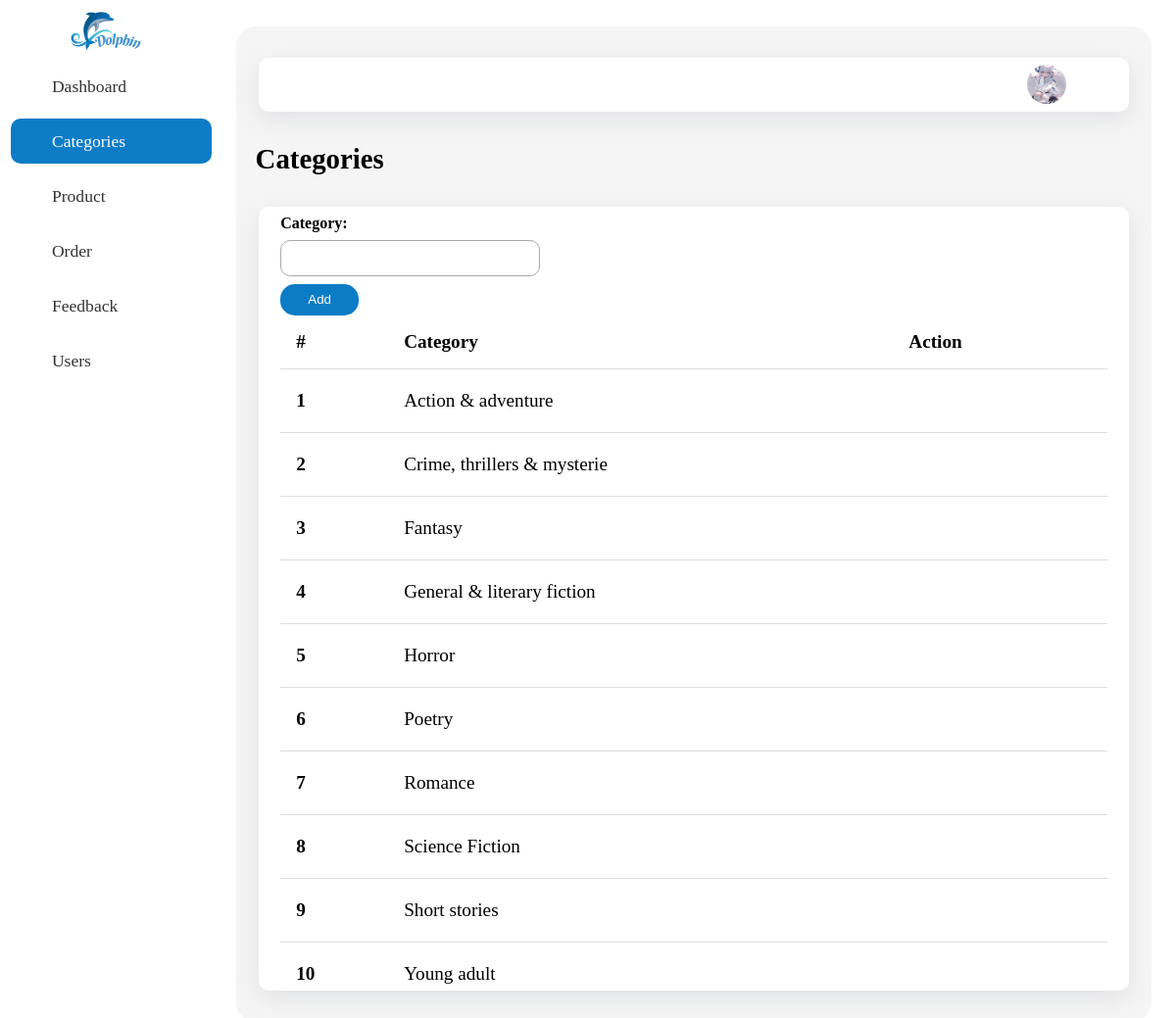
Screenshot of /admin/category/index.php (signed in) with the database file from the repository.
### tables this page shows
CREATE TABLE `Category` (
  `id` int(11) NOT NULL,
  `name` varchar(50) DEFAULT NULL
);

### database/dbhelper.php (called while the page is built, shortened)
<?php
    function executeResult($sql, $isSingle = false) {
        $data = null;
        $conn = mysqli_connect(HOST, USERNAME, PASSWORD, DATABASE);
        mysqli_set_charset($conn, "utf8");
        $results = mysqli_query($conn, $sql);
        if ($isSingle) {
            $data = mysqli_fetch_array($results, 1);
        } else {
            $data = [];
            while(($row = mysqli_fetch_array($results, 1)) != null) {
                $data[] = $row;
            }
        }
        return $data;
    }

### admin/category/index.php (the view, shortened to what this page needs)
<?php
	$baseUrl = "../";
	require_once($baseUrl."../utils/utility.php");
	require_once($baseUrl."../database/dbhelper.php");
	$id = $name = '';
	$sql = "select * from Category";
	$data = executeResult($sql);
?>
<!DOCTYPE html>
<html lang="en">
<head>
    <link rel="stylesheet" href="<?=$baseUrl?>../assets/css/dashboard.css">
    <link rel="stylesheet" href="<?=$baseUrl?>../assets/fontawesome-pro-5.15.3-web/css/all.min.css">
</head>
<body>
    <div class="container">
        <div class="left">
            <div class="logo">
                <img src="<?=$baseUrl?>../assets/image/Logo.png" alt="">
            </div>
            <div class="list">
                <div class="item">
                    <a href="<?=$baseUrl?>">
                        <i class="far fa-columns"></i>
                        Dashboard
                    </a>
                </div>
                <div class="item">
                    <a class="active" href="<?=$baseUrl?>category">
                        <i class="fad fa-layer-group"></i>
                        Categories
                    </a>
                </div>
                <div class="item">
                    <a href="<?=$baseUrl?>product">
                        <i class="fab fa-buffer"></i>
                        Product
                    </a>
                </div>
                <div class="item">
                    <a href="<?=$baseUrl?>order">
                        <i class="far fa-hashtag"></i>
                        Order
                    </a>
                </div>
                <div class="item">
                    <a href="<?=$baseUrl?>feedback">
                        <i class="far fa-question-circle"></i>
                        Feedback
                    </a>
                </div>
                <div class="item">
                    <a href="<?=$baseUrl?>user">
                        <i class="far fa-users"></i>
                        Users
                    </a>
                </div>
            </div>
        </div>
        <div class="right">
            <div class="card">
                <div class="header">
                    <img src="<?=$baseUrl?>../assets/image/Avatar.jpeg" alt="">
                    <div class="logout">
                        <a href="<?=$baseUrl?>../auth/logout.php"><i class="far fa-sign-out"></i></a>
                    </div>
                </div>
                <div class="title">
                    Categories
                </div>
                <div class="main">
                    <div class="box-small">
                        <form method="post" action="index.php" onsubmit="return validateForm();">
                            <div class="form-group">
                                <label for="usr" style="font-weight: bold;">Category:</label>
                                <input required="true" type="text" class="form-control" id="usr" name="name"
                                    value="<?=$name?>">
                            </div>
                            <button class="add">Add</button>
                        </form>
                    </div>
                    <table class="table">
                        <thead>
                            <tr>
                                <th>#</th>
                                <th>Category</th>
                                <th>Action</th>
                            </tr>
                        </thead>
                        <tbody>
                            <?php
                                $index = 0;
                                foreach($data as $item) {
                                    echo '<tr>
                                                <th>'.(++$index).'</th>
                                                <td>'.$item['name'].'</td>
                                                <td>
                                                    <a class="edit" href="?id='.$item['id'].'"><button class="btn btn-edit">
                                                        <i class="far fa-edit"></i>
                                                    </button></a>
                                                    <button onclick="deleteCategory('.$item['id'].')" class="btn btn-delete">
                                                        <i class="far fa-trash"></i>
                                                    </button>
                                                </td>
                                            </tr>';
                                }
                            ?>
                        </tbody>
                    </table>
                </div>
            </div>
        </div>
    </div>
</body>
</html>

### assets/css/dashboard.css (style rules this page uses)
body { margin: 0; padding: 0; box-sizing: border-box; }
.container { width: 100%; height: 100vh; display: flex; align-items: flex-start; justify-content: flex-start; flex-direction: row; font-family: "Playfair Display", serif; }
.left { width: 18%; height: 100%; display: flex; flex-direction: column; align-items: center; }
.logo { width: 100%; height: 4rem; display: flex; align-items: center; justify-content: center; }
.logo > img { width: 80px; }
.list { width: 100%; display: flex; justify-content: center; flex-direction: column; }
.item { width: 100%; height: 3rem; display: flex; align-items: center; justify-content: flex-start; margin-bottom: 0.5rem; }
a { text-decoration: none; color: #333; width: 100%; margin-left: 5%; padding: 0.8rem 1rem; border-radius: 10px; font-size: 1.1rem; font-family: "Playfair Display", serif; }
a.active { text-decoration: none; color: #fff; background-color: #0d7cc7; width: 100%; margin-left: 5%; padding: 0.8rem 1rem; border-radius: 10px; font-size: 1.1rem; }
i { padding-right: 0.5rem; }
.right { width: 82%; min-height: 100%; height: auto; display: flex; align-items: center; justify-content: center; }
.card { width: 95%; height: 95vh; background-color: rgba(238, 238, 238, 0.6); border-radius: 20px; display: flex; flex-direction: column; align-items: center; justify-content: flex-start; }
.header { width: 95%; height: 3.5rem; display: flex; align-items: center; justify-content: flex-end; flex-direction: row; margin-top: 2rem; border-radius: 10px; background-color: #fff; box-shadow: rgba(149, 157, 165, 0.2) 0px 8px 24px; }
.header > img { width: 2.5rem; height: 2.5rem; border-radius: 50%; }
.logout { border-radius: 10px; width: 3.5rem; display: flex; justify-content: center; align-items: center; margin-left: 0.5rem; }
.logout > a { font-size: 1.5rem; }
.title { width: 100%; padding-left: 2.5rem; margin: 2rem 0; font-size: 1.8rem; font-weight: 600; }
.main { width: 95%; min-height: 32rem; height: auto; display: flex; overflow-y: auto; align-items: center; justify-content: flex-start; flex-direction: column; border-radius: 10px; background-color: #fff; margin-bottom: 2rem; box-shadow: rgba(149, 157, 165, 0.2) 0px 8px 24px; }
.table { height: auto; width: 95%; border-collapse: collapse; padding: 8px; font-size: 1.2rem; }
td, th { padding: 1rem; height: 1rem; text-align: left; }
thead > tr > th { border-bottom: 1px solid #ddd; }
tbody > tr { border-bottom: 1px solid #ddd; }
td { min-height: 2rem; height: auto; }
.btn { width: auto; height: 2rem; border: none; background-color: #fff; }
a.edit { margin: 0; padding: 0; }
.btn > i { width: 100%; display: flex; align-items: center; justify-content: center; font-size: 1rem; }
.btn-edit { color: green; }
.btn-delete { color: red; }
.form-group { width: 100%; padding: 0.5rem 0; display: flex; flex-direction: column; }
label { margin-bottom: 0.5rem; }
input, select, textarea { height: 2.2rem; font-size: 1.2rem; padding: 0 0.5rem; border-radius: 10px; border: 1px solid #aaaaaa; outline: none; }
.box-small { width: 95%; display: flex; justify-content: flex-start; align-items: center; }
button.add { width: 5rem; height: 2rem; background-color: #0d7cc7; color: #fff; font-weight: 500; border-radius: 15px; border: none; }

### rows the page displays
category: name "Action & adventure"
category: name "Crime, thrillers & mysterie"
category: name "Fantasy"
category: name "General & literary fiction"
category: name "Horror"
category: name "Poetry"
category: name "Romance"
category: name "Science Fiction"
category: name "Short stories"
category: name "Young adult"
